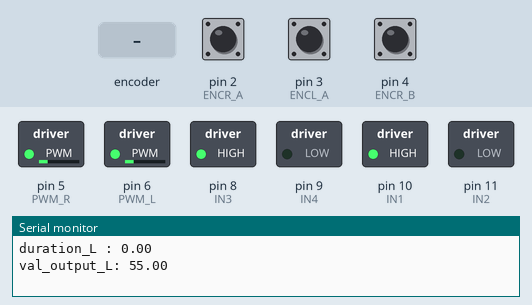
Bench run of a sketch on a simulated Arduino Uno, built with avr-gcc and run on an emulated ATmega328P. Shown: switched loads named in the sketch (green lamp = pin HIGH), the last lines printed to the serial monitor. Inputs (shaded band) come from the test bench; at power-on: pin 2 (ENCR_A) HIGH, pin 3 (ENCL_A) HIGH, pin 4 (ENCR_B) HIGH.

Above: at 0.15 s.
At 1.2 s:
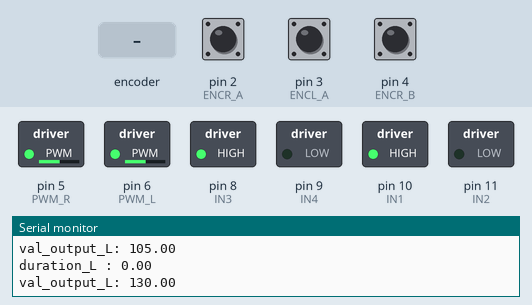
1.3 s: rotary encoder on pin 2 (ENCR_A) / pin 7 (ENCL_B) turned 1 step (first pin leading)
At 3.1 s:
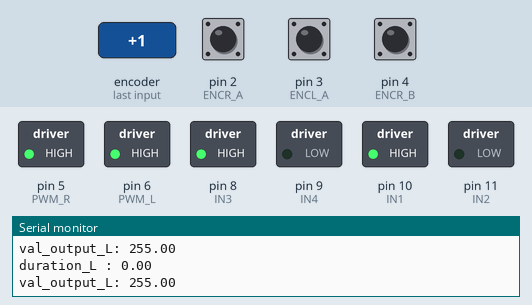
Timing chart, 0 to 4.6 s (numbered marks = the images above; inputs shaded):
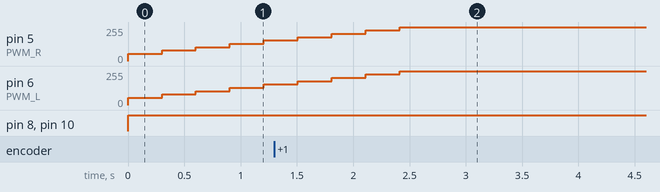

The sketch:

test_motor.ino
```cpp
#include <util/atomic.h> // For the ATOMIC_BLOCK macro
#include "PID_v1.h"
#include <ros.h>
#include <stdlib.h>
#include <std_msgs/Int32.h>

#define PWM_R 5
#define PWM_L 6

#define ENCL_B 7
#define ENCL_A 3

#define ENCR_B 4
#define ENCR_A 2
#define IN4 9
#define IN3 8
#define IN2 11
#define IN1 10


boolean Direction_R, Direction_L;
volatile double duration_R = 0, duration_L = 0;
double abs_duration_R = 0, abs_duration_L = 0;//the number of the pulses
boolean result_R, result_L;

double val_output_R= 0.0, val_output_L=0.0;//Power supplied to the motor PWM value.
double R_pwm_val = 50.0,  L_pwm_val= 50.0;
double Kp_R=0.6, Ki_R=5, Kd_R=0;
double Kp_L=0.6, Ki_L=5, Kd_L=0;


PID myPID_R(&abs_duration_R, &val_output_R, &R_pwm_val, Kp_R, Ki_R, Kd_R, DIRECT);
PID myPID_L(&abs_duration_L, &val_output_L, &L_pwm_val, Kp_L, Ki_L, Kd_L, DIRECT);

void setup() {
  Serial.begin(57600);

   pinMode(ENCR_A,INPUT);
   pinMode(ENCR_B,INPUT);
   pinMode(ENCL_A,INPUT);
   pinMode(ENCL_B,INPUT);
   pinMode(IN1, OUTPUT);
   pinMode(IN2, OUTPUT);
   pinMode(IN3, OUTPUT);
   pinMode(IN4, OUTPUT);
   //L298P Control port settings DC motor driver board for the output mode
   pinMode(PWM_R, OUTPUT);
   pinMode(PWM_L, OUTPUT);

   myPID_R.SetMode(AUTOMATIC);//PID is set to automatic mode
   myPID_R.SetSampleTime(100);//Set PID sampling frequency is 100ms
   myPID_R.SetOutputLimits(0, 255);

   myPID_L.SetMode(AUTOMATIC);//PID is set to automatic mode
   myPID_L.SetSampleTime(100);//Set PID sampling frequency is 100ms
   myPID_L.SetOutputLimits(0, 255);

   //Initialize Direction
   Direction_R = true;//default -> Forward
   Direction_L = true;//default -> Forward

   //Initialize the Encoder Interupt
   attachInterrupt(0,readEncoder_R, RISING);
   attachInterrupt(1,readEncoder_L, RISING);
}

void loop() {


  result_R = myPID_R.Compute();//PID conversion is complete and returns 1
  result_L = myPID_L.Compute();//PID conversion is complete and returns 1

  abs_duration_R=abs(duration_R);
  abs_duration_L=abs(duration_L);

  setMotor(1, val_output_R, PWM_R, IN1, IN2);
  setMotor(1, val_output_L, PWM_L, IN3, IN4);
  Serial.print("duration_L : ");
  Serial.println(duration_L);
  Serial.print("val_output_L: ");
  Serial.println(val_output_L);


  if (result_R){
      duration_R = 0;
  }


  if (result_L){
      duration_L = 0;
  }

  delay(300);

}

void setMotor(int dir, int pwmVal, int pwm, int in1, int in2){
  analogWrite(pwm,pwmVal);
  if(dir == 1){
    digitalWrite(in1,HIGH);
    digitalWrite(in2,LOW);
  }
  else if(dir == -1){
    digitalWrite(in1,LOW);
    digitalWrite(in2,HIGH);
  }
  else{
    digitalWrite(in1,LOW);
    digitalWrite(in2,LOW);
  }
}

void readEncoder_R(){
  int b = digitalRead(ENCR_B);
  if(b > 0){
    duration_R++;
  }
  else{
    duration_R--;
  }
}

void readEncoder_L(){
  int b = digitalRead(ENCL_B);
  if(b > 0){
    duration_L++;
  }
  else{
    duration_L--;
  }
}
```
